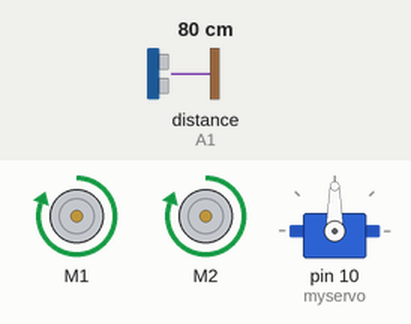
Recording of a sketch running on a simulated Arduino Uno, built with avr-gcc and run on an emulated ATmega328P. On the bench: 2 × DC motor (green arrow = forward, orange = backward, longer = faster), servo. The test bench sets the inputs (shaded band); at power-on: distance to the obstacle (sensor on A1) 80 cm. The echo pulse lasts 58.3 µs per cm. At 3.3 s the program stops and its outputs stay as they are.

Above: at 1.2 s.
1.3 s: distance to the obstacle (sensor on A1) set to 2 cm
At 2.4 s:
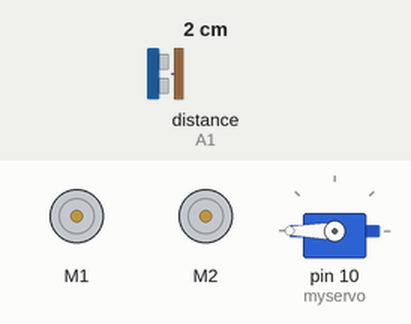
Timing chart, 0 to 4.3 s (numbered marks = the images above; inputs shaded):
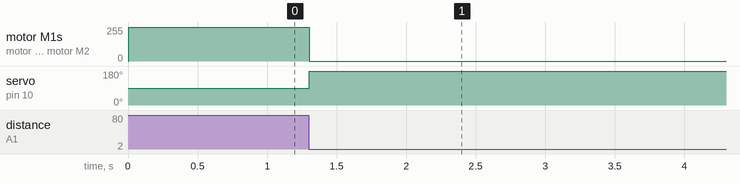

Measured:
- after the input at 1.3 s, motor M1, motor M2: forward 255/255 → stopped at once; servo on pin 10 (myservo): 90° → 180° at once

The sketch:

ROBOTESTRESANTE.ino
```cpp
#include <AFMotor.h>
#include <NewPing.h>

#include <Servo.h>

#define TRIGGER_PIN  A0  // Arduino pin tied to trigger pin on the ultrasonic sensor.
#define ECHO_PIN     A1  // Arduino pin tied to echo pin on the ultrasonic sensor.
#define MAX_DISTANCE 200 // Maximum distance we want to ping for (in centimeters). Maximum sensor distance is rated at 400-500cm.

NewPing sonar(TRIGGER_PIN, ECHO_PIN, MAX_DISTANCE); // NewPing setup of pins and maximum distance.

Servo myservo;

AF_DCMotor motor1 ( 1 );
AF_DCMotor motor2 ( 2 );
//AF_DCMotor motor3 ( 2 );
//AF_DCMotor motor4 ( 3 );

void setup() {
  // put your setup code here, to run once:
  motor1.setSpeed(255);
  motor1.run(RELEASE);
  motor2.setSpeed(255);
  motor2.run(RELEASE);
//  motor3.setSpeed(255);
//  motor3.run(RELEASE);
//  motor4.setSpeed(255);
//  motor4.run(RELEASE);
  myservo.attach(10);  // attaches the servo on pin 9 to the servo object
}


void loop() {
  // put your main code here, to run repeatedly:

//  digitalWrite(5, HIGH);
//  digitalWrite(4, LOW);

int distance = sonar.ping_cm();
if (distance <= 10) {
  myservo.write(0);
  if (sonar.ping_cm() > 10) {
    motor1.run(FORWARD);
    motor2.run(BACKWARD);
    delay(1000);
  }
  else {
    myservo.write(180);
    if (sonar.ping_cm() > 10) {
      motor1.run(BACKWARD);
      motor2.run(FORWARD);
      delay(1000);
    }
    else {
      while (true) {
        motor1.run(RELEASE);
        motor2.run(RELEASE);
        delay(1000);
      }
    }
  }
}
else {
  motor1.run(FORWARD);
  motor2.run(FORWARD);
}
//motor3.run(FORWARD);
//motor4.run(FORWARD);

}
```
